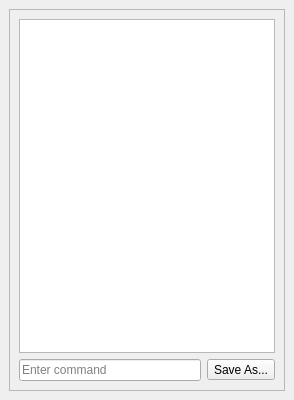
  <widget class="QDockWidget" name="dock_log">
   <property name="minimumSize">
    <size>
     <width>289</width>
     <height>400</height>
    </size>
   </property>
   <property name="floating">
    <bool>false</bool>
   </property>
   <property name="allowedAreas">
    <set>Qt::RightDockWidgetArea</set>
   </property>
   <property name="windowTitle">
    <string>MPlayer Log</string>
   </property>
   <attribute name="dockWidgetArea">
    <number>2</number>
   </attribute>
   <widget class="QWidget" name="dockWidgetContents">
    <layout class="QVBoxLayout" name="verticalLayout">
     <item>
      <widget class="QFrame" name="frame_log">
       <property name="sizePolicy">
        <sizepolicy hsizetype="Expanding" vsizetype="Expanding">
         <horstretch>0</horstretch>
         <verstretch>0</verstretch>
        </sizepolicy>
       </property>
       <property name="frameShape">
        <enum>QFrame::StyledPanel</enum>
       </property>
       <property name="frameShadow">
        <enum>QFrame::Raised</enum>
       </property>
       <layout class="QGridLayout" name="gridLayout_2">
        <item row="0" column="0">
         <layout class="QGridLayout" name="gridLayout">
          <property name="sizeConstraint">
           <enum>QLayout::SetMaximumSize</enum>
          </property>
         </layout>
        </item>
        <item row="1" column="0" rowspan="2" colspan="2">
         <widget class="QTextEdit" name="mpconsole">
          <property name="readOnly">
           <bool>true</bool>
          </property>
         </widget>
        </item>
        <item row="3" column="0">
         <widget class="QLineEdit" name="cmdLine">
          <property name="toolTip">
           <string>Enter MPlayer command</string>
          </property>
          <property name="text">
           <string/>
          </property>
          <property name="maxLength">
           <number>32766</number>
          </property>
          <property name="placeholderText">
           <string>Enter command</string>
          </property>
         </widget>
        </item>
        <item row="3" column="1">
         <widget class="QToolButton" name="btnSaveLog">
          <property name="statusTip">
           <string>Save log to a file</string>
          </property>
          <property name="text">
           <string>Save As...</string>
          </property>
         </widget>
        </item>
       </layout>
      </widget>
     </item>
    </layout>
   </widget>
  </widget>
